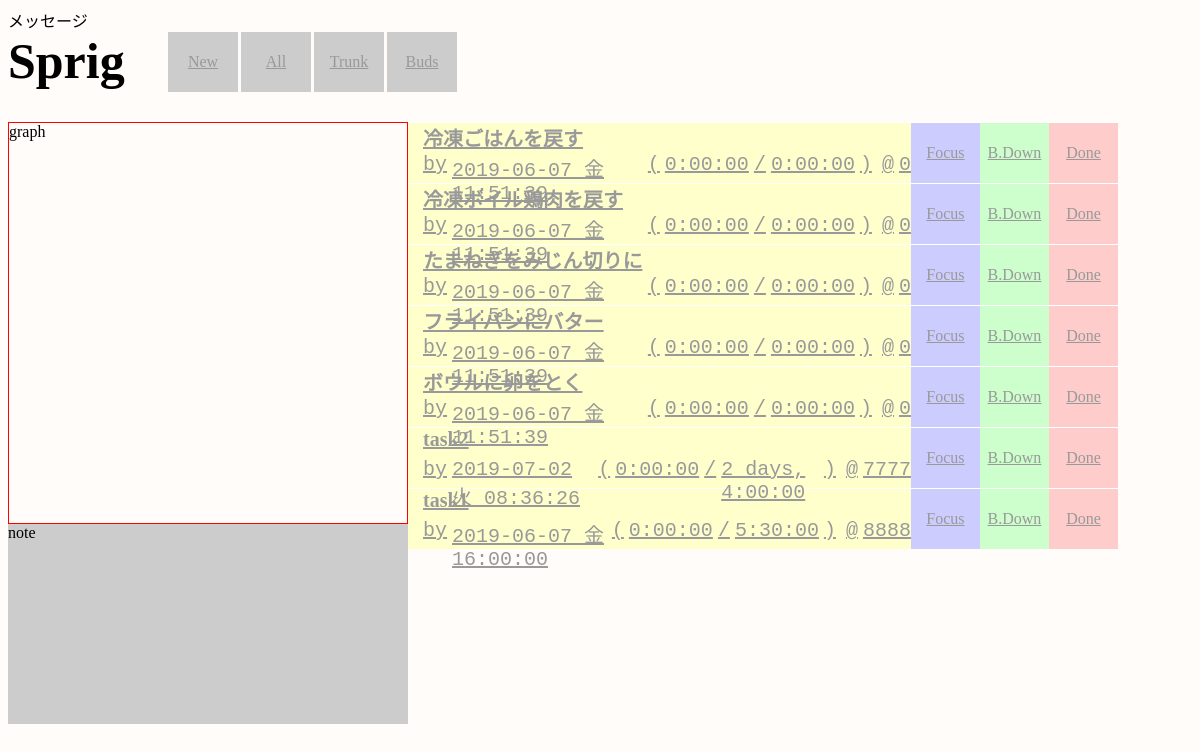
The page /show_buds on the database its author committed.
### todo/models.py (models this page shows, shortened)
class Task(models.Model):
    class Meta:
        db_table = 'tasks'
    created_at = models.DateTimeField(auto_now_add=True)
    updated_at = models.DateTimeField(auto_now=True)
    title = models.CharField(verbose_name='タスク名', max_length=255)
    start = models.DateTimeField(verbose_name='着手日時', null=True, default=datetime.datetime.now())
    expected_time = models.DurationField(verbose_name='予想時間', default=datetime.timedelta(hours=1))  # todo デフォルト値
    actual_time = models.DurationField(verbose_name='実績時間', default=datetime.timedelta())  # todo デフォルト値
    deadline = models.DateTimeField(verbose_name='納期', default=datetime.datetime.now() + datetime.timedelta(hours=1))  # todo デフォルト値
    client = models.IntegerField(verbose_name='依頼者', default=0)  # todo デフォルトは自分
    is_done = models.BooleanField(verbose_name='完了', default=False)
    note = models.TextField(verbose_name='備考', null=True)
    initial_step = models.ForeignKey(Step,
                                     related_name='out_tasks',
                                     verbose_name='始点',
                                     default=None,  # todo 唯一の最始点を設定する？
                                     on_delete=models.PROTECT)
    terminal_step = models.ForeignKey(Step,
                                      related_name='in_tasks',
                                      verbose_name='終点',
                                      default=None,   # todo デフォルトは最終点
                                      on_delete=models.PROTECT)

### todo/views.py (the view, shortened to what this page needs)
class ShowTaskBuds(View):
    def get(self, req, *args, **kwargs):
        tasks = Task.objects.filter(is_done=False).all()
        terminal_steps = [task.terminal_step for task in tasks]
        buds = [_ for _ in tasks if _.initial_step not in terminal_steps]
        context = {
            'taskss': {
                'tasks': buds
            }
        }
        return render(req, 'todo/index.html', context)

### todo/templates/todo/index.html (shortened to what this page needs)
{% load static %}
<!DOCTYPE html>
<html>
    <head>
            <link rel="stylesheet" href="https://unpkg.com/karma-css@latest/dist/karma.min.css">
            <link rel="stylesheet"
            href="{% static 'css/todo.css' %}" >
    </head>
    <body>
        <div>メッセージ</div>
        <div class="container">
            <div class="header flex">
                <div id="title">Sprig</div>
                <div class="controller flex">
                    <a href="{% url 'register' %}">
                        <div class="menu" id="new">New</div>
                    </a>
                    <a href="{% url 'index' %}">
                        <div class="menu" id="all">All</div>
                    </a>
                    <a href="{% url 'show_trunk' %}">
                        <div class="menu" id="trunk">Trunk</div>
                    </a>
                    <a href="{% url 'show_buds' %}">
                        <div class="menu" id="buds">Buds</div>
                    </a>
                </div>
            </div>
            <div class="main flex">
                <div class="fix">
                    <div id="graph">graph</div>
                    <div id="note">note</div>
                </div>
                <div id="tasks">
                    {% for relationship, tasks in taskss.items %}
                    {% for task in tasks %}
                    <div class="task flex {{ relationship }} {% if not task.is_done %}undone{% else %}done{% endif %}">
                        <a href="#" class="description" onfocus="on_focus(this)" onblur="on_blur(this)">
                                <div class="title mg">{{ task.title }}</div>
                                <div class="attr flex">
                                    <span class="mg">by</span>
                                    <div class="number">{{ task.deadline|date:"Y-m-d D H:i:s" }}</div>
                                    <span class="mg">(</span>
                                    <div class="number">{{ task.actual_time }}</div>
                                    <span class="mg">/</span>
                                    <div class="number">{{ task.expected_time }}</div>
                                    <span class="mg">)</span>
                                    <span class="mg">@</span>
                                    <div>{{ task.client }}</div>
                                </div>
                        </a>
                        <a href="{% url 'show_around_1' task.id %}">
                            <div class="menu focus">Focus</div>
                        </a>
                        {% if not task.is_done %}
                        <a href="{% url 'breakdown' task.id %}">
                            <div class="menu breakdown">B.Down</div>
                        </a>
                        {% else %}
                        <a>
                            <div class="menu breakdown">B.Down</div>
                        </a>
                        {% endif %}
                        {% if not task.is_done %}
                        <a href="{% url 'done' task.id %}">
                            <div class="menu done done_undone">Done</div>
                        </a>
                        {% else %}
                        <a href="{% url 'undone' task.id %}">
                            <div class="menu undone done_undone">Undone</div>
                        </a>
                        {% endif %}
                    </div>
                    {% endfor %}
                    {% endfor %}
                </div>
            </div>
        </div>
    </body>
</html>

### todo/static/css/todo.css (style rules this page uses)
body { background: #fffcf9; }
.header { height: 60px; margin-bottom: 30px; }
.header .menu { background: #cccccc; border-right: 3px solid #fffcf9; }
#title { width: 160px; font-size: 50px; color: #000000; font-weight: 800; font-family: Impact; vertical-align: middle; }
.controller { width: 950px; text-align: right; }
.fix { width: 400px; height: 600px; }
#graph { height: 400px; border: 1px solid red; }
#note { height: 200px; background: #cccccc; overflow: auto; }
#tasks { width: 710px; height: 600px; overflow: auto; }
.task { border-top: 1px solid white; height: 60px; }
.task .description { width: 500px; padding-left: 10px; }
.task .description .title { height: 30px; font-size: 20px; font-weight: 600; }
.task .description .attr { height: 30px; font-family: 'Monotype Corsiva', 'Courier New'; font-size: 20px; }
.menu { width: 70px; height: 60px; display: table-cell; text-align: center; vertical-align: middle; }
.done { background: #cccccc; }
.undone { background: #ffffcc; }
.focus { background: #ccccff; }
.undone .breakdown { background: #ccffcc; }
.undone .done { background: #ffcccc; }
.flex { display: -webkit-flex; display: -moz-flex; display: -ms-flex; display: -o-flex; display: flex; }
.mg { margin-left: 5px; margin-right: 5px; }
a { color: #999999; }

### rows shown on the page
Task: title "冷凍ごはんを戻す", deadline "2019-06-07 金 11:51:39", actual_time "0:00:00", expected_time "0:00:00", client "0", is_done "B.Down"
Task: title "冷凍ボイル鶏肉を戻す", deadline "2019-06-07 金 11:51:39", actual_time "0:00:00", expected_time "0:00:00", client "0", is_done "B.Down"
Task: title "たまねぎをみじん切りに", deadline "2019-06-07 金 11:51:39", actual_time "0:00:00", expected_time "0:00:00", client "0", is_done "B.Down"
Task: title "フライパンにバター", deadline "2019-06-07 金 11:51:39", actual_time "0:00:00", expected_time "0:00:00", client "0", is_done "B.Down"
Task: title "ボウルに卵をとく", deadline "2019-06-07 金 11:51:39", actual_time "0:00:00", expected_time "0:00:00", client "0", is_done "B.Down"
Task: title "task2", deadline "2019-07-02 火 08:36:26", actual_time "0:00:00", expected_time "2 days, 4:00:00", client "7777", is_done "B.Down"
Task: title "task1", deadline "2019-06-07 金 16:00:00", actual_time "0:00:00", expected_time "5:30:00", client "8888", is_done "B.Down"
